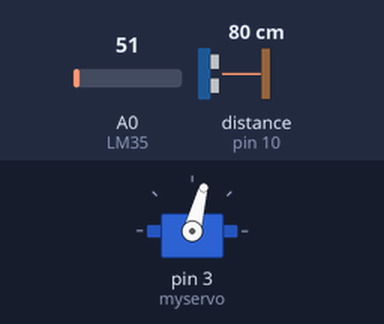
The sketch below on a simulated Arduino Uno, built with avr-gcc and run on an emulated ATmega328P. On the bench: servo. Wiring (inferred from the names in the program): ultrasonic range finder: trigger pin 9; echo pin 10. Inputs (shaded band) come from the test bench; at power-on: A0 (LM35) = 51, distance to the obstacle (sensor on pin 10) 80 cm. The echo pulse lasts 58.3 µs per cm; what the sketch prints to the serial monitor is not drawn.

Above: at 4.2 s.
4.3 s: A0 (LM35) set to 23
7.3 s: A0 (LM35) set to 19
Timing chart, 0 to 10.3 s (numbered marks = the images above; inputs shaded):
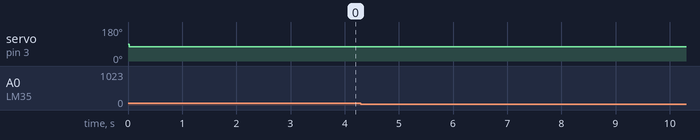

Measured:
- after the input at 4.3 s, every drawn part: stays the same
- after the input at 7.3 s, every drawn part: stays the same

The sketch:

Fence_following_robot.ino
```cpp
#include <Servo.h>

Servo myservo;
const int trigPin = 9;
const int echoPin = 10;
long duration;
float distance = 0.0;
const int LM35 = A0;
float temp = 0.0;
float inputval = 0.0;
float c = 0;

void setup()
{
  pinMode(trigPin, OUTPUT);                  // Sets the trigPin as an Output
  pinMode(echoPin, INPUT);                   // Sets the echoPin as an Input
  Serial.begin(9600);                        // Starts the serial communication
  myservo.attach(3);                         // Attach servo to pin 3
}

void loop()
{
  digitalWrite(trigPin, LOW);
  delayMicroseconds(2);
  digitalWrite(trigPin, HIGH);               // Sends Ultrasound pulses.
  delayMicroseconds(10);
  digitalWrite(trigPin, LOW);

  duration = pulseIn(echoPin, HIGH);         // Calculates time required to travel distance between obstacle and Ultrasound Sensor

  inputval = analogRead(LM35);               // Reads analog value of LM35 inputs and converts to degree celcius.
  temp = ((5.0*inputval*100.0)/(1024.0));

  c = (331.3)*(sqrt(1+(temp/(273.15))));     // Calibrates speed of sound to it's real accurate value in the environment
  distance = duration*(c/2);

  Serial.print("Temperature : ");            // Prints values of room temperature, Speed of sound and distance
  Serial.print(temp);
  Serial.print(", Speed of Sound : ");
  Serial.print(c);
  Serial.print(", duration : ");
  Serial.print(duration);
  Serial.print(", Distance : ");
  Serial.print(distance/10000, 4);
  Serial.println("");

  myservo.write(90);

  if(distance < 20)
    {
      myservo.write(105);
      delay(40);
    }

  if(distance > 20)
    {
      myservo.write(75);
      delay(40);
    }

  if((distance > 19.80) && (distance < 20.20))
    {
      myservo.write(90);
    }
}
```
